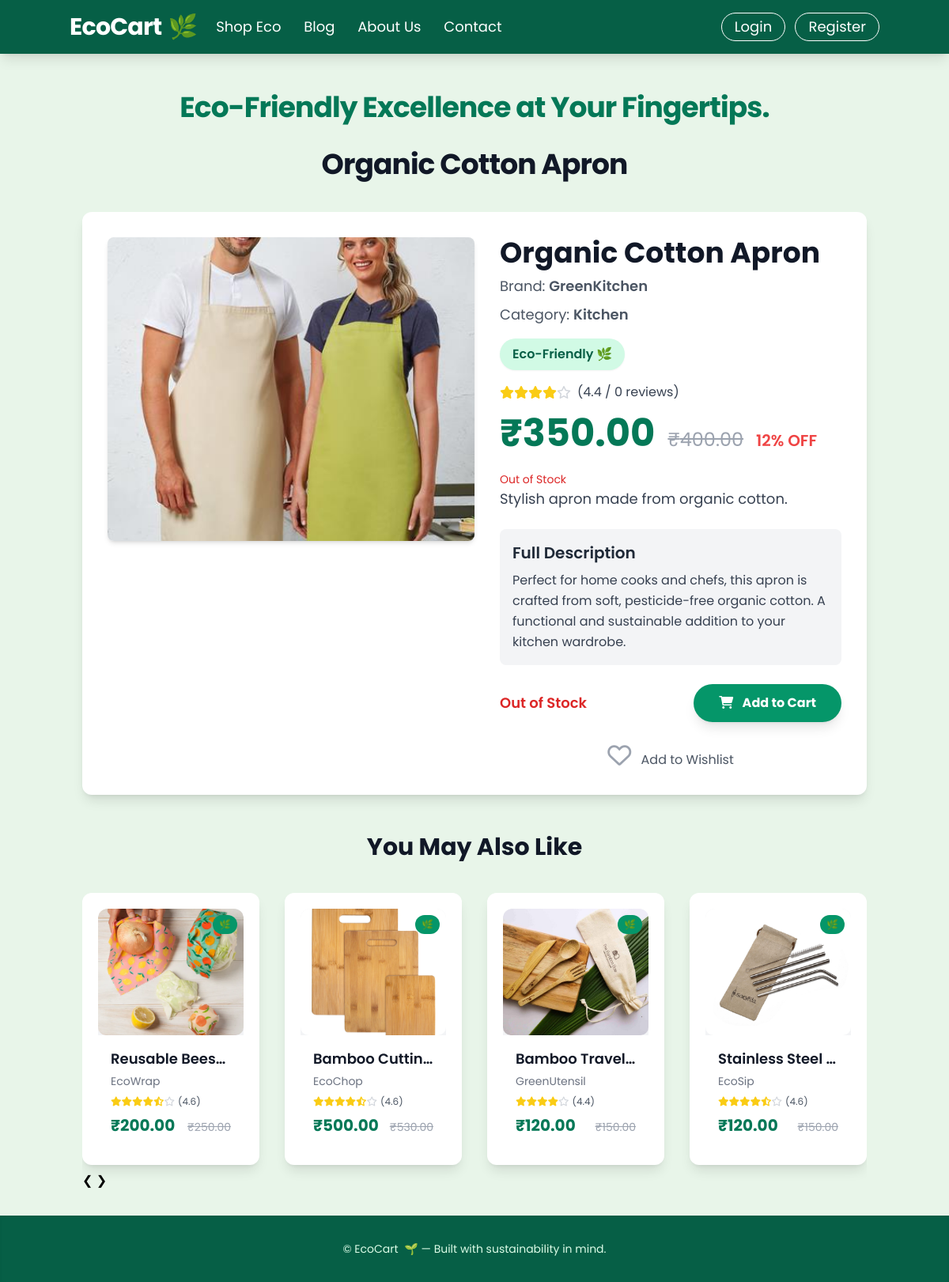
Screenshot of /products/13/ with the database file from the repository.
### products/models.py (models this page shows, shortened)
class Product(models.Model):
    name = models.CharField(max_length=255)
    brand = models.CharField(max_length=100, blank=True, null=True)
    category = models.ForeignKey(Category, on_delete=models.SET_NULL, null=True, related_name='products')
    image = models.ImageField(upload_to='products/', blank=True, null=True)
    price = models.DecimalField(max_digits=10, decimal_places=2)
    original_price = models.DecimalField(max_digits=10, decimal_places=2, blank=True, null=True)
    short_description = models.CharField(max_length=255)
    long_description = models.TextField(blank=True, null=True)
    rating = models.DecimalField(max_digits=2, decimal_places=1, default=0.0)
    review_count = models.PositiveIntegerField(default=0)
    is_eco_friendly = models.BooleanField(default=False)
    eco_impact_statement = models.TextField(blank=True, null=True, help_text="e.g., 'Saves 3kg of plastic'")
    stock = models.PositiveIntegerField(default=0)
    created_at = models.DateTimeField(auto_now_add=True)
    updated_at = models.DateTimeField(auto_now=True)
    class Meta:
        ordering = ['-created_at']
    @property
    def is_discounted(self):
        return self.original_price and self.price < self.original_price
    @property
    def discount_percentage(self):
        if self.is_discounted:
            return round(((self.original_price - self.price) / self.original_price) * 100)
        return 0
    @property
    def get_stars_full(self):
        return int(self.rating)
    @property
    def get_stars_half(self):
        return 1 if (self.rating - self.get_stars_full) >= 0.5 else 0
    @property
    def get_stars_empty(self):
        return 5 - self.get_stars_full - self.get_stars_half

class Category(models.Model):
    name = models.CharField(max_length=100, unique=True)
    slug = models.SlugField(max_length=100, unique=True, blank=True)
    class Meta:
        verbose_name_plural = "Categories"

### products/views.py (the view)
# urls.py: path('<int:pk>/', views.product_detail, name='detail'),  # Product detail view
def product_detail(request, pk):
    product = get_object_or_404(Product, pk=pk)
    related_products = Product.objects.filter(
        category=product.category
    ).exclude(pk=pk).order_by('?')[:4]
    context = {
        'product': product,
        'related_products': related_products,
        'pick_up_line': random.choice(PICK_UP_LINES),
    }
    return render(request, 'products/product_detail.html', context)

### products/templates/products/product_detail.html (shortened to what this page needs)
    {% load static %}
{% load products.products_filters %}
    <!DOCTYPE html>
    <html lang="en">
    <head>
        <script src="https://cdn.tailwindcss.com"></script>
        <link rel="stylesheet" href="https://cdnjs.cloudflare.com/ajax/libs/font-awesome/6.0.0-beta3/css/all.min.css">
        <link rel="stylesheet" href="{% static 'products/css/product.css' %}">
    </head>
    <body class="min-h-screen flex flex-col">
        <header id="main-navbar" class="bg-emerald-800 p-4 shadow-lg sticky top-0 z-40 transition-all duration-300 ease-in-out">
            <div class="container mx-auto flex items-center justify-between flex-wrap">
                <a href="{% url 'accounts:home' %}" class="flex items-center flex-shrink-0 text-white mr-6">
                    <span class="font-bold text-3xl tracking-tight text-white flex items-center">
                        EcoCart <span class="ml-2 text-green-300">🌿</span>
                    </span>
                </a>
                <div id="nav-content" class="w-full block flex-grow lg:flex lg:items-center lg:w-auto hidden">
                    <div class="text-lg lg:flex-grow">
                        <a href="{% url 'products:list' %}" class="block mt-4 lg:inline-block lg:mt-0 text-white hover:text-green-200 mr-6 transition duration-300 ease-in-out">
                            Shop Eco
                        </a>
                        <a href="{% url 'accounts:blog' %}" class="block mt-4 lg:inline-block lg:mt-0 text-white hover:text-green-200 mr-6 transition duration-300 ease-in-out">
                            Blog
                        </a>
                        <a href="{% url 'accounts:about_us' %}" class="block mt-4 lg:inline-block lg:mt-0 text-white hover:text-green-200 mr-6 transition duration-300 ease-in-out">
                            About Us
                        </a>
                        <a href="{% url 'accounts:contact' %}" class="block mt-4 lg:inline-block lg:mt-0 text-white hover:text-green-200 transition duration-300 ease-in-out">
                            Contact
                        </a>
                    </div>
                    <div>
                        {% if user.is_authenticated %}
                            <a href="{% url 'accounts:profile' %}" class="inline-block text-lg px-4 py-2 leading-none border border-white rounded-full text-white hover:bg-white hover:text-emerald-800 mt-4 lg:mt-0 transition duration-300 ease-in-out mr-2">
                                Welcome, {{ user.username }}
                            </a>
                            <a href="{% url 'accounts:logout' %}" class="inline-block text-lg px-4 py-2 leading-none border border-white rounded-full text-white hover:bg-white hover:text-emerald-800 mt-4 lg:mt-0 transition duration-300 ease-in-out">
                                Logout
                            </a>
                        {% else %}
                            <a href="{% url 'accounts:login' %}" class="inline-block text-lg px-4 py-2 leading-none border border-white rounded-full text-white hover:bg-white hover:text-emerald-800 mt-4 lg:mt-0 transition duration-300 ease-in-out mr-2">
                                Login
                            </a>
                            <a href="{% url 'accounts:register' %}" class="inline-block text-lg px-4 py-2 leading-none border border-white rounded-full text-white hover:bg-white hover:text-emerald-800 mt-4 lg:mt-0 transition duration-300 ease-in-out">
                                Register
                            </a>
                        {% endif %}
                    </div>
                </div>
            </div>
        </header>
        <main class="flex-grow container mx-auto px-4 py-8">
            <p class="text-3xl md:text-4xl font-bold text-center text-emerald-700 mb-8 mt-4 tracking-tight leading-snug">
                {{ pick_up_line }}
            </p>
            <h1 class="text-4xl font-bold text-center text-gray-900 mb-10 tracking-tight">{{ product.name }}</h1>
            <div class="bg-white rounded-xl shadow-lg p-8 mb-10 flex flex-col lg:flex-row items-start gap-8">
                <div class="w-full lg:w-1/2 flex-shrink-0">
                    <img src="{% if product.image %}{{ product.image.url }}{% else %}{% static 'products/images/placeholder.jpg' %}{% endif %}"
                         onerror="this.onerror=null; this.src='{% static 'products/images/placeholder.jpg' %}';"
                         alt="{{ product.name }}"
                         class="w-full h-96 object-cover rounded-lg shadow-md">
                </div>
                <div class="w-full lg:w-1/2">
                    <h2 class="text-4xl font-bold text-gray-900 mb-2">{{ product.name }}</h2>
                    {% if product.brand %}<p class="text-gray-600 text-lg mb-2">Brand: <span class="font-semibold">{{ product.brand }}</span></p>{% endif %}
                    {% if product.category %}<p class="text-gray-600 text-lg mb-4">Category: <span class="font-semibold">{{ product.category.name }}</span></p>{% endif %}
                    {% if product.is_eco_friendly %}
                        <div class="bg-emerald-100 text-emerald-800 text-md font-semibold px-4 py-2 rounded-full shadow-sm inline-flex items-center gap-2 tooltip-container mb-4">
                            Eco-Friendly 🌿
                        </div>
                    {% endif %}
                    <div class="flex items-center mb-4">
                        {% for _ in "x"|ljust:product.get_stars_full %}<i class="fas fa-star text-yellow-400 star-icon"></i>{% endfor %}
                        {% for _ in "x"|ljust:product.get_stars_empty %}<i class="far fa-star text-gray-300 star-icon"></i>{% endfor %}
                        <span class="ml-2 text-gray-700 text-md">({{ product.rating|floatformat:1 }} / {{ product.review_count }} reviews)</span>
                    </div>
                    <div class="flex items-baseline mb-6">
                        <span class="text-5xl font-bold text-emerald-700">₹{{ product.price|floatformat:2 }}</span>
                        {% if product.is_discounted %}
                            <span class="text-gray-400 line-through text-2xl ml-4">₹{{ product.original_price|floatformat:2 }}</span>
                            <span class="ml-4 text-red-500 font-semibold text-xl">{{ product.discount_percentage }}% OFF</span>
                        {% endif %}
                    </div>
                    {% if product.in_stock > 0 %}
                        <p class="text-emerald-600 text-sm mt-3">In Stock: {{ product.in_stock }}</p>
                        {% if product.in_stock < 10 %}
                            <p class="text-orange-500 text-xs mt-1">Only {{ product.in_stock }} left!</p>
                        {% endif %}
                    {% else %}
                        <p class="text-red-600 text-sm mt-3">Out of Stock</p>
                    {% endif %}
                    <p class="text-gray-700 text-lg leading-relaxed mb-6">{{ product.short_description }}</p>
                    {% if product.long_description %}
                        <div class="bg-gray-100 p-4 rounded-lg mb-6">
                            <h3 class="text-xl font-semibold text-gray-800 mb-2">Full Description</h3>
                            <p class="text-gray-700 leading-relaxed">{{ product.long_description|linebreaksbr }}</p>
                        </div>
                    {% endif %}
                    <div class="flex items-center justify-between mb-6">
                        <div>
                            {% if product.in_stock > 0 %}
                                <p class="text-emerald-600 text-lg font-semibold">In Stock: {{ product.in_stock }}</p>
                                {% if product.in_stock < 10 %}<p class="text-orange-500 text-md">Only {{ product.in_stock }} left – Order Soon!</p>{% endif %}
                            {% else %}
                                <p class="text-red-600 text-lg font-semibold">Out of Stock</p>
                            {% endif %}
                        </div>
                        <button class="add-to-cart-btn bg-emerald-600 text-white font-bold py-3 px-8 rounded-full shadow-lg hover:bg-emerald-700 transition-all duration-300 ease-in-out transform hover:scale-105 active:scale-95"
                                data-product-id="{{ product.id }}" data-product-name="{{ product.name }}"
                                {% if product.in_stock == 0 %}disabled{% endif %}>
                            <i class="fas fa-shopping-cart mr-2"></i> Add to Cart
                        </button>
                    </div>
                    <div class="text-center">
                        <i class="far fa-heart text-3xl text-gray-400 hover:text-red-500 transition-colors duration-200 cursor-pointer wishlist-icon" data-product-id="{{ product.id }}"></i>
                        <span class="ml-2 text-gray-600">Add to Wishlist</span>
                    </div>
                </div>
            </div>
            {% if related_products %}
                <section class="mt-12">
                    <h2 class="text-3xl font-bold text-gray-900 text-center mb-8">You May Also Like</h2>
                    <div class="relative carousel-container">
                        <div id="related-products-track" class="carousel-track -mx-4">
                            {% for related_product in related_products %}
                                <div class="carousel-item px-4 py-2">
                                    <div class="product-card bg-white rounded-xl shadow-lg transform transition-all duration-300 ease-in-out hover:scale-105 hover:shadow-2xl overflow-hidden flex flex-col h-full">
                                        <a href="{% url 'products:detail' pk=related_product.id %}" class="block relative overflow-hidden w-full h-40 bg-gray-100 rounded-t-xl">
                                            <img src="{% if related_product.image %}{{ related_product.image.url }}{% else %}{% static 'products/images/placeholder.jpg' %}{% endif %}"
                                                 onerror="this.onerror=null; this.src='{% static 'products/images/placeholder.jpg' %}';"
                                                 alt="{{ related_product.name }}"
                                                 class="w-full h-full object-cover transition-transform duration-500 hover:scale-110">
                                            {% if related_product.is_eco_friendly %}
                                                <div class="absolute top-2 right-2 bg-emerald-600 text-white text-xs font-semibold px-2 py-1 rounded-full">🌿</div>
                                            {% endif %}
                                        </a>
                                        <div class="p-4 flex-grow flex flex-col justify-between">
                                            <div>
                                                <h3 class="text-lg font-semibold text-gray-900 mb-1 truncate">
                                                    <a href="{% url 'products:detail' pk=related_product.id %}" class="hover:text-emerald-700 transition-colors duration-200">{{ related_product.name }}</a>
                                                </h3>
                                                <p class="text-gray-500 text-sm mb-2">{{ related_product.brand }}</p>
                                                <div class="flex items-center text-sm mb-2">
                                                    {% for _ in "x"|ljust:related_product.get_stars_full %}<i class="fas fa-star text-yellow-400 text-xs"></i>{% endfor %}
                                                    {% if related_product.get_stars_half %}<i class="fas fa-star-half-alt text-yellow-400 text-xs"></i>{% endif %}
                                                    {% for _ in "x"|ljust:related_product.get_stars_empty %}<i class="far fa-star text-gray-300 text-xs"></i>{% endfor %}
                                                    <span class="ml-1 text-gray-600 text-xs">({{ related_product.rating|floatformat:1 }})</span>
                                                </div>
                                            </div>
                                            <div class="flex items-baseline justify-between mt-auto">
                                                <span class="text-xl font-bold text-emerald-700">₹{{ related_product.price|floatformat:2 }}</span>
                                                {% if related_product.is_discounted %}
                                                    <span class="text-gray-400 line-through text-sm ml-2">₹{{ related_product.original_price|floatformat:2 }}</span>
                                                {% endif %}
                                            </div>
                                        </div>
                                    </div>
                                </div>
                            {% endfor %}
                        </div>
                        <button class="carousel-button prev" onclick="scrollCarousel(-1)">&#10094;</button>
                        <button class="carousel-button next" onclick="scrollCarousel(1)">&#10095;</button>
                    </div>
                </section>
            {% endif %}
        </main>
        <footer class="bg-emerald-800 text-green-100 py-8 text-center shadow-inner mt-auto">
            <div class="container mx-auto px-4">
                <div class="text-sm">
                    &copy; {{ "now"|date:"Y" }} EcoCart <span class="ml-1">🌱</span> — Built with sustainability in mind.
                </div>
            </div>
        </footer>
    </body>
</html>

### rows the page displays
Product: name "Organic Cotton Apron", image (picture), brand "GreenKitchen", category.name "Kitchen", rating "4.4", review_count "0", price "350.00", original_price "400.00", discount_percentage "12", short_description "Stylish apron made from organic cotton.", long_description "Perfect for home cooks and chefs, this apron is crafted from soft, pesticide-free organic cotton. A functional and sustainable addition to your kitchen wardrobe."
Product: image (picture), name "Reusable Bees…", brand "EcoWrap", rating "4.6", price "200.00", original_price "250.00"
Product: image (picture), name "Bamboo Cuttin…", brand "EcoChop", rating "4.6", price "500.00", original_price "530.00"
Product: image (picture), name "Bamboo Travel…", brand "GreenUtensil", rating "4.4", price "120.00", original_price "150.00"
Product: image (picture), name "Stainless Steel…", brand "EcoSip", rating "4.6", price "120.00", original_price "150.00"
